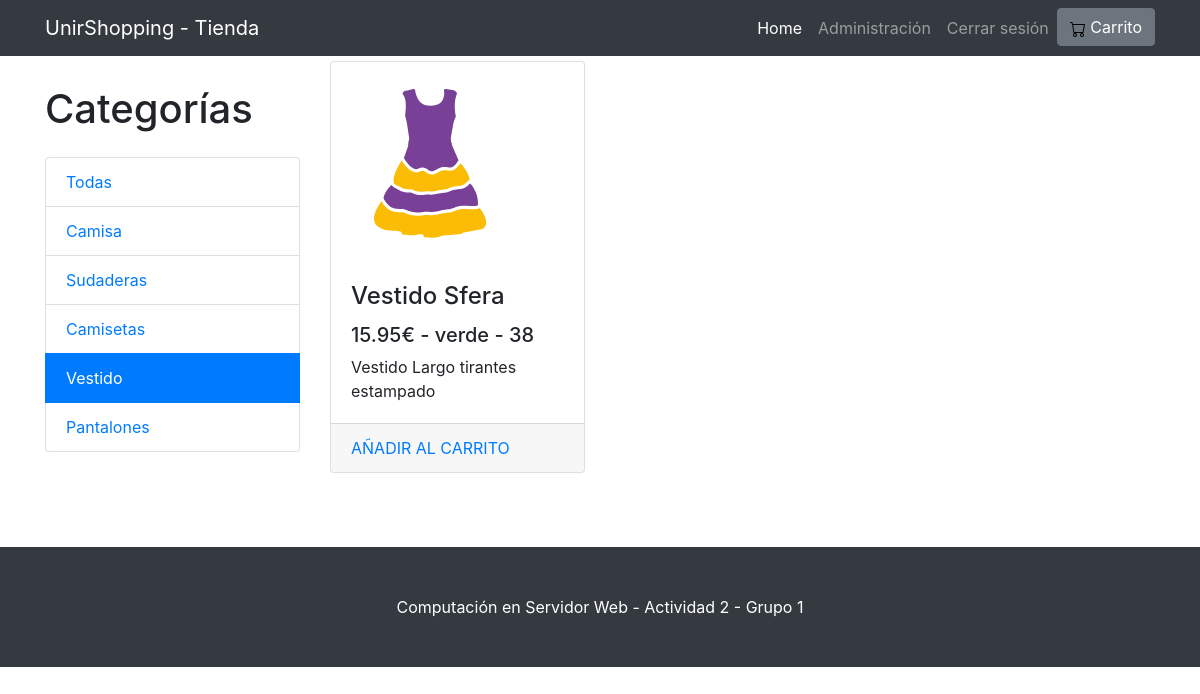
The page /index.php?controlador=ControladorTienda&accion=filter&args=2 (signed in) on the database its author committed.
### tables this page shows
CREATE TABLE `products` (
  `id` int(11) NOT NULL,
  `nombre` varchar(100) NOT NULL,
  `descripcion` varchar(200) NOT NULL,
  `tallas_disponibles` varchar(200) NOT NULL,
  `colores_disponibles` varchar(200) NOT NULL,
  `img` text NOT NULL
);

CREATE TABLE `item` (
  `id` int(11) NOT NULL,
  `id_categoria` int(11) NOT NULL,
  `nombre` varchar(100) NOT NULL,
  `descripcion` varchar(200) NOT NULL,
  `precio` float NOT NULL,
  `color` varchar(50) NOT NULL,
  `talla` varchar(50) NOT NULL
);

### modelo/bd/conexion.php (called while the page is built, shortened)
<?php
class Conexion{
    private $host = "localhost";
    private $usuario = "root";
    private $password = "";
    private $bd="tienda";
    public function getConexion(){
        $mysql=new mysqli($this->host, $this->usuario, $this->password, $this->bd);
        return $mysql;
    }
}
?>

### modelo/ModeloBase.php (called while the page is built, shortened)
<?php
require_once('bd/conexion.php');
require_once('Product.php');
require_once('Item.php');
class ModeloBase{
    private $tabla;
    private $link;
    private $obj;
    public function __construct($_tabla, $_obj){
        $this->tabla = $_tabla;
        $this->obj=$_obj;
        $this->conexion = new Conexion();
        $this->link = $this->conexion->getConexion();
    }
    public function readAll(){
        if ($result=$this->link->query("SELECT * FROM $this->tabla ORDER BY id DESC")){
            while ($row = $result->fetch_object($this->obj)) {
            $resultSet[]=$row;
            }
            return $resultSet;
        }
    }
}
?>

### modelo/Product.php (called while the page is built, shortened)
<?php
    class Product {
        private $id;
        private $nombre;
        private $img;
        function getId(){
            return $this->id;
        }
        function getNombre(){
            return $this->nombre;
        }
        function getImg(){
            return $this->img;
        }
    }
?>

### modelo/Item.php (called while the page is built, shortened)
<?php
    class Item{
        private $id;
        private $id_categoria;
        private $descripcion;
        private $precio;
        private $color;
        private $talla;
        function getId(){
            return $this->id;
        }
        function getId_categoria(){
            return $this->id_categoria;
        }
        function getNombre(){
            return $this->nombre;
        }
        function getDescripcion(){
            return $this->descripcion;
        }
        function getPrecio(){
            return $this->precio;
        }
        function getColor(){
            return $this->color;
        }
        function getTalla(){
            return $this->talla;
        }
    }
?>

### vista/VistaTienda.php (the view, shortened to what this page needs)
<!DOCTYPE html>
<html lang="es">
<head>
  <link href="css/bootstrap.min.css" rel="stylesheet">
  <link rel="stylesheet" type="text/css" href="css/style.css">
</head>
<body>
  <nav class="navbar navbar-expand-lg navbar-dark bg-dark fixed-top">
    <div class="container">
      <a class="navbar-brand" href=".">UnirShopping - Tienda</a>
      <div class="collapse navbar-collapse" id="navbarResponsive">
        <ul class="navbar-nav ml-auto">
          <li class="nav-item active">
            <a class="nav-link" href=".">Home
            </a>
          </li>
          <?php
            if($_SESSION['rol'] == 1) {
              echo '<li class="nav-item"><a class="nav-link" href="index.php?controlador=ControladorAdmin&accion=consulta">Administración</a></li>';
            }
          ?>
          <li class="nav-item">
            <a class="nav-link" href="index.php?controlador=ControladorTienda&accion=cerrarSesion">Cerrar sesión
            </a>
          </li>
          <li class="nav-item">
            <button type="button" class="btn btn-secondary" onclick="location.href='index.php?controlador=ControladorConsultaPedido&accion=obtenerPedidos'" >
              <img src="img/cart.svg"> Carrito<?php if (isset($_SESSION["idPedido"])) echo "(".$_SESSION["numItemsPedido"].") - ".$_SESSION["totalPedido"].'€' ?>
            </button>
          </li>
        </ul>
      </div>
    </div>
  </nav>
  <div id="cuerpoTienda" class="container">
    <div class="row">
      <div class="col-lg-3">
        <h1 class="my-4">Categorías</h1>
        <div class="list-group">
        <a href="index.php?controlador=ControladorTienda&accion=filter&args=0"
          class="list-group-item <?php if (!isset($_SESSION["filtroId"]) || $_SESSION["filtroId"] == 0) echo 'active' ?>"
        >Todas</a>
        <?php foreach ($categorias as $categoria) { ?>
          <a href="index.php?controlador=ControladorTienda&accion=filter&args=<?php echo $categoria->getId(); ?>"
            class="list-group-item <?php if (isset($_SESSION["filtroId"]) && $_SESSION["filtroId"] == $categoria->getId()) echo 'active' ?>"
          ><?php echo $categoria->getNombre(); ?></a>
        <?php } ?>
        </div>
      </div>
      <div class="col-lg-9">
        <div class="row">
        <?php foreach ($items as $item)
          if (!isset($_SESSION["filtroId"]) || $_SESSION["filtroId"] == $item->getId_categoria()) {
        ?>
          <div class="col-lg-4 col-md-6 mb-4">
            <div class="card h-100">
              <img id="productImage" class="card-img-top"
                src="img/clothes/<?php echo $categorias[$item->getId_categoria()]->getImg(); ?>"
                alt="<?php echo $item->getNombre(); ?>">
              <div class="card-body">
                <h4 class="card-title">
                  <?php echo $item->getNombre(); ?>
                </h4>
                <h5><?php echo $item->getPrecio(); ?>€ - <?php echo $item->getColor(); ?> - <?php echo $item->getTalla(); ?></h5>
                <p class="card-text"><?php echo $item->getDescripcion(); ?></p>
              </div>
              <div class="card-footer">
                <a href="index.php?controlador=ControladorTienda&accion=add&args=<?php echo $item->getId(); ?>">AÑADIR AL CARRITO</a>
              </div>
            </div>
          </div>
        <?php
          }
        ?>
        </div>
      </div>
    </div>
  </div>
  <footer class="py-5 bg-dark">
    <div class="container">
      <p class="m-0 text-center text-white">Computación en Servidor Web - Actividad 2 - Grupo 1</p>
    </div>
  </footer>
</body>
</html>

### css/style.css (style rules this page uses)
body { padding-top: 56px; }
#cuerpoTienda { padding-top: 5px; padding-bottom: 50px; }
#productImage { width: 200px; height: 200px; }
footer { background: #16a085; color: #fff; }

### rows shown on the page
products: nombre "Camisa"
products: nombre "Sudaderas"
products: nombre "Camisetas"
products: nombre "Vestido"
products: nombre "Pantalones"
item: id_categoria.img (picture), nombre "Vestido Sfera", precio "15.95", color "verde", talla "38", descripcion "Vestido Largo tirantes estampado"
